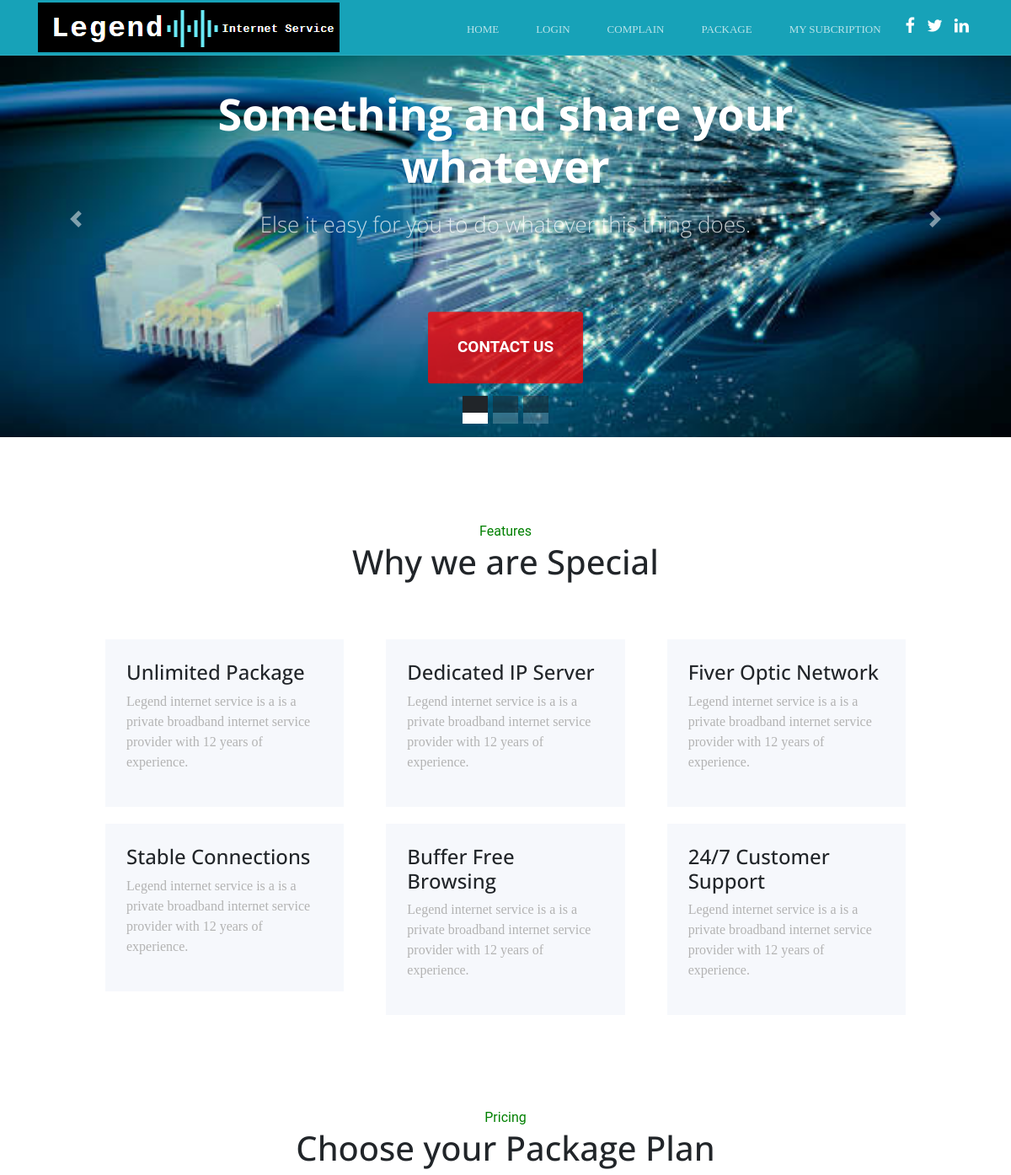
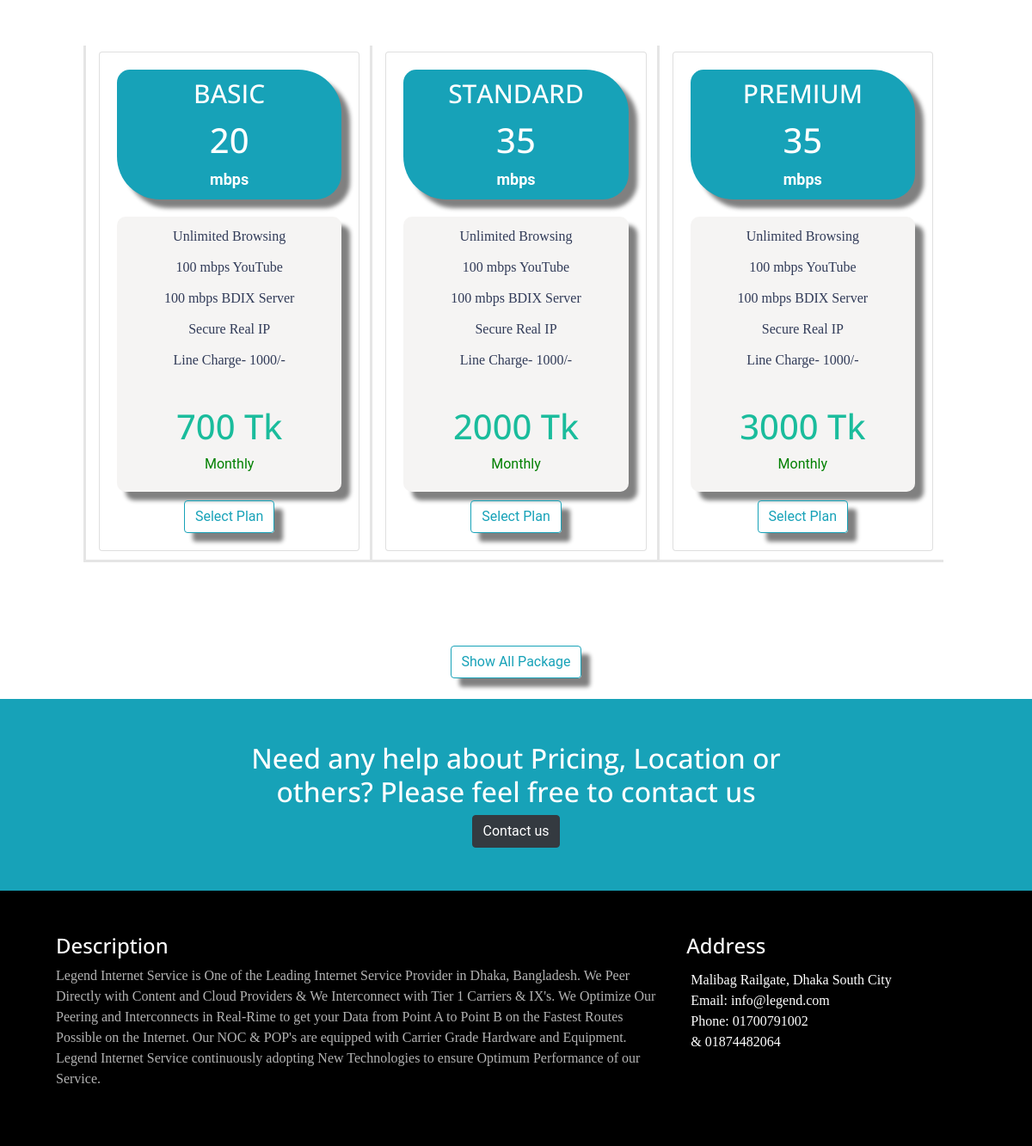
The page / on the database its author committed (2 pictures, top to bottom).
### tables this page shows
CREATE TABLE `slide_table` (
  `id` int(11) NOT NULL,
  `image` varchar(255) NOT NULL,
  `caption` longtext NOT NULL
);

CREATE TABLE `pacage_table` (
  `pacage_id` int(11) NOT NULL,
  `pacage_name` varchar(200) NOT NULL,
  `pacage_speed` int(11) NOT NULL,
  `pacage_desc` text NOT NULL,
  `pacage_price` varchar(200) NOT NULL,
  `pacage_total_subs` int(11) NOT NULL,
  `offer_status` tinyint(4) NOT NULL,
  `month` tinyint(4) NOT NULL,
  `delete_status` int(11) NOT NULL
);

### Classes/DbClass.php (called while the page is built, shortened)
<?php
class DbClass
{
	public function connect(){
		$this->db = new mysqli('localhost', 'root', '', 'isp_db');
	}
}
?>

### Classes/SlideClass.php (called while the page is built, shortened)
<?php
	include_once "DbClass.php";
    class SlideClass extends DbClass{
        public function showSlide(){
            $query = "SELECT * from slide_table";
            $result = $this->db->query($query);
            return $result;
        }
}
?>

### Classes/PackageClass.php (called while the page is built, shortened)
<?php
	include_once 'DbClass.php';
	class PackageClass extends DbClass
	{
		public function ShowAllpacklimit(){
			$result = $this->db->query("SELECT * FROM pacage_table WHERE delete_status = 0 AND offer_status = 1 LIMIT 3");
			return $result;
		}
	}

### index.php (the view, shortened to what this page needs)
<?php include "inc/header.php";
?>
      <div id="carousel" class="carousel slide" data-ride="carousel">
        <ol class="carousel-indicators">
          <li data-target="#carouselExampleIndicators" data-slide-to="0" class="active"></li>
          <li data-target="#carouselExampleIndicators" data-slide-to="1"></li>
          <li data-target="#carouselExampleIndicators" data-slide-to="2"></li>
        </ol>
        <div class="carousel-inner" role="listbox">
          <?php
                $show = $show->showSlide();
                if($show){
                    $a=0;
                while ($value = $show->fetch_assoc()){
                    $a++;
            ?>
          <div class="carousel-item <?php if($a==1){echo 'active';} ?>" style="background-image: url('<?php echo $value['image'];?>'); background-size: cover; ">
          <div class="caption">
              <?php echo $value['caption'];?>
            </div>
          </div>
<?php } } ?>
        </div>
        <a class="carousel-control-prev" href="#carousel" role="button" data-slide="prev">
          <span class="carousel-control-prev-icon" aria-hidden="true"></span>
        </a>
        <a class="carousel-control-next" href="#carousel" role="button" data-slide="next">
          <span class="carousel-control-next-icon" aria-hidden="true"></span>
        </a>
      </div>
<section id="special">
  <div class="container">
    <div class="row">
        <div class="col-lg-12">
            <div class="section-title mb-50px text-center">
                <span>Features</span>
                <h1>Why we are Special</h1>
            </div>
        </div>
    </div>
    <div class="row">
        <div class="col-lg-4 col-md-6">
            <div class="feature-item mb-30px">
                <h4>Unlimited Package</h4>
                <p>Legend internet service is a is a private broadband internet service provider  with 12 years of experience.</p>
            </div>
        </div>
        <div class="col-lg-4 col-md-6">
            <div class="feature-item mb-30px">
                <h4>Dedicated IP Server</h4>
                <p>Legend internet service is a is a private broadband internet service provider  with 12 years of experience.</p>
            </div>
        </div>
        <div class="col-lg-4 col-md-6">
            <div class="feature-item mb-30px">
                <h4>Fiver Optic Network</h4>
                <p>Legend internet service is a is a private broadband internet service provider  with 12 years of experience.</p>
            </div>
        </div>
        <div class="col-lg-4 col-md-6">
            <div class="feature-item mb-30px">
                <h4>Stable Connections</h4>
                <p>Legend internet service is a is a private broadband internet service provider  with 12 years of experience.</p>
            </div>
        </div>
        <div class="col-lg-4 col-md-6">
            <div class="feature-item mb-30px">
                <h4>Buffer Free Browsing</h4>
                <p>Legend internet service is a is a private broadband internet service provider  with 12 years of experience.</p>
            </div>
        </div>
        <div class="col-lg-4 col-md-6">
            <div class="feature-item mb-30px">
                <h4>24/7 Customer Support</h4>
                <p>Legend internet service is a is a private broadband internet service provider  with 12 years of experience.</p>
            </div>
        </div>
    </div>
  </div>
</section>
<section id="package">
    <div class="container">
        <div class="row">
            <div class="col-lg-12">
                <div class="section-title mb-50px text-center">
                    <span>Pricing</span>
                    <h1>Choose your Package Plan</h1>
                </div>
            </div>
        </div>
        <div class="row">
        <?php
        $viewpack = $pack->ShowAllpacklimit();
        foreach ($viewpack as $value) {
        ?>
            <div class="col-lg-4 col-md-4 package">
                <div class="card">
                    <div class="card-body text-center">
                        <div class="pack_head">
                            <h5 style="font-size:30px;text-transform: uppercase;" class="card-title"><?php echo $value['pacage_name'] ?></h5>
                            <div class="speed">
                                <h1><?php echo $value['pacage_speed'] ?></h1>
                                <span style="color:#fff;font-size:18px; font-weight:600;">mbps</span>
                            </div>
                        </div>
                        <div class="pricing-content pack_body">
                            <?php echo $value['pacage_desc'] ?>
                            <h1><?php echo $value['pacage_price'] ?> Tk</h1>
                                <span>Monthly</span>
                        </div>
                        <div class="pricing-footer pack_footer">
                            <a style="box-shadow: 10px 10px 5px grey;" href="applysubscribe.php?packid=<?php echo $value['pacage_id'] ?>" class="btn btn-outline-info">Select Plan</a>
                        </div>
                    </div>
                </div>
            </div>
            <?php } ?>
        </div>
    </div>
</section>
<div class="d-flex justify-content-center">
    <a  style="box-shadow: 10px 10px 5px grey;" class="btn btn-outline-info text-center" href="package.php">Show All Package</a>
</div>
<br>
<section style="background-color: rgb(23, 162, 184);color:#fff;
    padding: 50px;" class="contactUs">
  <div class="container-fluid">
      <div class="container">
          <div class="row">
              <div class="col-lg-8 offset-lg-2">
                  <div class="cta-info text-center">
                      <h2>Need any help about Pricing, Location or others? Please feel free to contact us</h2>
                      <a href="complain.php" class="btn btn-dark">Contact us</a>
                  </div>
              </div>
          </div>
      </div>
  </div>
</section>
<?php include "inc/footer.php"; ?>

### inc/header.php (shortened to what this page needs)
<?php
include 'Classes/PackageClass.php';
include 'Classes/SlideClass.php';
$pack = new PackageClass();
$show = new SlideClass();
?>
  <!doctype html>
<html lang="en">
  <head>
     <link rel="stylesheet" href="https://maxcdn.bootstrapcdn.com/bootstrap/4.5.2/css/bootstrap.min.css">
  <link rel="stylesheet" href="css/style.css">
    <link rel="stylesheet" href="ex/fonts/icomoon/style.css">
    <link rel="stylesheet" href="ex/css/bootstrap.min.css">
    <link rel="stylesheet" href="ex/css/style.css">
  </head>
  <body class="rgba-blue-light">
    <header style="background-color: #17a2b8 ;" class="site-navbar js-sticky-header site-navbar-target" role="banner">
      <div class="container">
        <div class="row align-items-center">
          <div class="col-12 col-xl-2">
          <img src="images/logo.png" alt="">
          </div>
          <div class="col-12 col-md-10 d-none d-xl-block">
            <nav class="site-navigation position-relative text-right" role="navigation">
              <ul class="site-menu main-menu js-clone-nav mr-auto d-none d-lg-block">
                <li><a href="index.php" class="nav-link"  >Home</a></li>
      <?php
          if(isset($_GET['logout']) && isset($_GET['logout']) == 'logout'){
            session_destroy();
            header('Location:index.php');
 }else{  ?>
      <li><a href="login.php" class="nav-link">Login</a></li>
      <?php }  ?>
                <li><a href="complain.php" class="nav-link">Complain</a></li>
                <li><a href="Package.php" class="nav-link">Package</a></li>
                <li><a href="mysubcription.php" class="nav-link">My Subcription</a></li>
                <li  class="social"><a href="#contact-section" class="nav-link"><span style="color: #ffffff;font-size: 20px;" class="icon-facebook"></span></a></li>
                <li  class="social"><a href="#contact-section" class="nav-link"><span style="color: #ffffff;font-size: 20px;" class="icon-twitter"></span></a></li>
                <li  class="social"><a href="#contact-section" class="nav-link"><span style="color: #ffffff;font-size: 20px;" class="icon-linkedin"></span></a></li>
              </ul>
            </nav>
          </div>
        </div>
      </div>
    </header>

### inc/footer.php (shortened to what this page needs)
<footer id="footer" style="color:black;" class="container-fluid">
    <div class="container">
        <div style="color: white;" class="row">
            <div class="col-md-8">
                <h4 >Description</h4>
                <p >Legend Internet Service is One of the Leading Internet Service Provider in Dhaka, Bangladesh.
We Peer Directly with Content and Cloud Providers & We Interconnect with Tier 1 Carriers & IX's. We Optimize Our Peering and Interconnects in Real-Rime to get your Data from Point A to Point B on the Fastest Routes Possible on the Internet.
Our NOC & POP's are equipped with Carrier Grade Hardware and Equipment.
Legend Internet Service continuously adopting New Technologies to ensure Optimum Performance of our Service.</p>
            </div>
            <div class="col-md-4 address">
                <h4>Address</h4>
                <div class="contact-info">
                    <ul>
                        <li>Malibag Railgate, Dhaka South City</li>
                        <li>Email: info@legend.com</li>
                        <li>Phone: 01700791002</li>
                        <li>& 01874482064</li>
                    </ul>
                </div>
            </div>
        </div>
        <div>
        <p style="float: right; color:black;">Copyright &copy; <?php echo date('Y'); ?> Legend internet service.</p>
        </div>
    </div>
</footer>
</body>
</html>

### css/style.css (style rules this page uses)
body { font-family: 'Playfair Display', serif; }
p,li,h1,h2,h3,h4 { font-family: 'Playfair Display', serif; }
nav li a { color: #fff; }
#special, #package { margin: 100px; }
.section-title { padding-bottom: 50px; }
span { color: #008000; }
.feature-item { background-color: #F6F8FC; padding: 25px; margin: 10px; }
#package ul li { font-size: 16px; color: #313b58; line-height: 36px; font-weight: 500; list-style: none; }
#package ul { position: relative; margin-bottom: 30px; padding: 5px; }
.cta-info { color: #fff; }
.contactUs { background-color: #b63d3d; padding: 50px; }
.btn { border-radius: 5rem; padding: 10px 20px 10px 20px; }
#footer { background-color: #000000 !important; padding: 50px; }
.address ul { position: relative; padding: 5px; }
.address ul li { list-style: none; }
.package { color: #1abc9c; padding: 10px; box-shadow: -3px 3px rgba(0, 0, 0, 0.1); }

### ex/css/style.css (style rules this page uses)
body { background-color: #fff; height: 200vh; position: relative; }
body:before { content: ""; position: absolute; top: 0; left: 0; right: 0; bottom: 0; background: rgba(0, 0, 0, 0.5); -webkit-transition: .3s all ease; -o-transition: .3s all ease; transition: .3s all ease; opacity: 0; visibility: hidden; z-index: 1; }
p { color: #b3b3b3; font-weight: 300; }
h1, h2, h3, h4, h5, h6, .h1, .h2, .h3, .h4, .h5, .h6 { font-family: "Open Sans", -apple-system, BlinkMacSystemFont, "Segoe UI", Roboto, "Helvetica Neue", Arial, "Noto Sans", sans-serif, "Apple Color Emoji", "Segoe UI Emoji", "Segoe UI Symbol", "Noto Color Emoji"; }
a { -webkit-transition: .3s all ease; -o-transition: .3s all ease; transition: .3s all ease; }
a, a:hover { text-decoration: none !important; }
.site-navbar { margin-bottom: 0px; z-index: 1999; position: absolute; top: 0; width: 100%; }
.site-navbar .site-navigation .site-menu { margin-bottom: 0; }
.site-navbar .site-navigation .site-menu a { text-decoration: none !important; display: inline-block; }
.site-navbar .site-navigation .site-menu > li { display: inline-block; }
.site-navbar .site-navigation .site-menu > li > a { padding: 20px 20px; font-size: 13px; text-transform: uppercase; display: inline-block; text-decoration: none !important; }
.site-navbar .site-navigation .site-menu > li.social > a { padding-left: 5px; padding-right: 5px; }
.site-mobile-menu .site-nav-wrap { padding: 0; margin: 0; list-style: none; position: relative; }
.site-mobile-menu .site-nav-wrap a { padding: 10px 20px; display: block; position: relative; color: #212529; }
.site-mobile-menu .site-nav-wrap li { position: relative; display: block; }
.site-mobile-menu .site-nav-wrap .social { display: inline-block; }
.site-mobile-menu .site-nav-wrap > li { display: block; position: relative; float: left; width: 100%; }
.site-mobile-menu .site-nav-wrap > li.social { float: none !important; width: auto !important; }
.site-mobile-menu .site-nav-wrap > li > a { padding-left: 20px; font-size: 20px; }
.sticky-wrapper .site-navbar { -webkit-transition: .3s all ease; -o-transition: .3s all ease; transition: .3s all ease; }
.sticky-wrapper .site-navbar { border-bottom: 1px solid rgba(255, 255, 255, 0.1); }
.sticky-wrapper .site-navbar .site-menu > li > a { color: rgba(255, 255, 255, 0.7) !important; }

### rows shown on the page
slide_table: image (picture), caption "Something and share your whatever Else it easy for you to do whatever this thing does. CONTACT US"
pacage_table: pacage_name "BASIC", pacage_speed "20", pacage_desc "Unlimited Browsing 100 mbps YouTube 100 mbps BDIX Server Secure Real IP Line Charge- 1000/-", pacage_price "700"
pacage_table: pacage_name "STANDARD", pacage_speed "35", pacage_desc "Unlimited Browsing 100 mbps YouTube 100 mbps BDIX Server Secure Real IP Line Charge- 1000/-", pacage_price "2000"
pacage_table: pacage_name "PREMIUM", pacage_speed "35", pacage_desc "Unlimited Browsing 100 mbps YouTube 100 mbps BDIX Server Secure Real IP Line Charge- 1000/-", pacage_price "3000"
